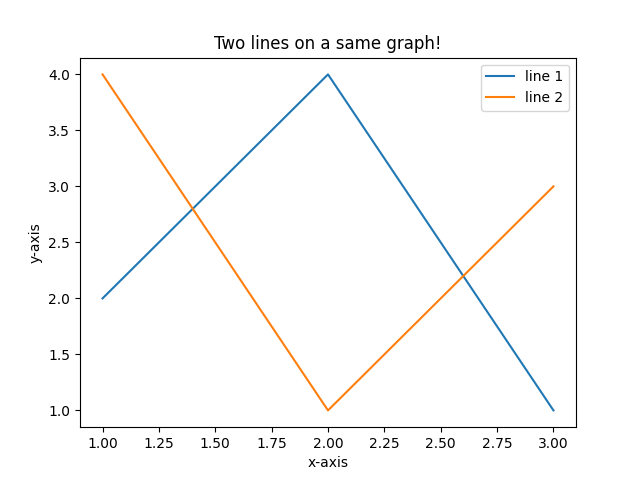

Source code (Python):
# Import the module
import matplotlib.pyplot as plt

# Line 1 points
x1 = [1, 2, 3]
y1 = [2, 4, 1]
# Plotting the line1 points
plt.plot(x1, y1, label="line 1")
# Line 2 points
x2 = [1, 2, 3]
y2 = [4, 1, 3]
# Plotting the line2 points
plt.plot(x2, y2, label="line 2")
# Naming the x-axis
plt.xlabel("x-axis")
# Naming the y-axis
plt.ylabel("y-axis")
# Title of the graph
plt.title("Two lines on a same graph!")
# Show legend on the plot
plt.legend()
# Show the graph using show() function
plt.show()
